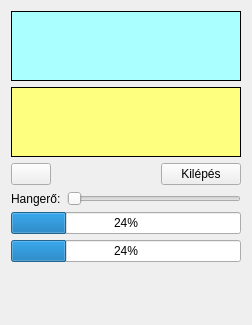
<?xml version="1.0" encoding="UTF-8"?>
<ui version="4.0">
 <class>PlayForm</class>
 <widget class="QWidget" name="PlayForm">
  <property name="geometry">
   <rect>
    <x>0</x>
    <y>0</y>
    <width>248</width>
    <height>325</height>
   </rect>
  </property>
  <property name="windowTitle">
   <string>Form</string>
  </property>
  <layout class="QVBoxLayout" name="verticalLayout">
   <item>
    <widget class="QLabel" name="textSrc">
     <property name="minimumSize">
      <size>
       <width>230</width>
       <height>70</height>
      </size>
     </property>
     <property name="styleSheet">
      <string notr="true">background-color: rgb(170, 255, 255);</string>
     </property>
     <property name="frameShape">
      <enum>QFrame::Box</enum>
     </property>
     <property name="text">
      <string/>
     </property>
     <property name="textFormat">
      <enum>Qt::AutoText</enum>
     </property>
     <property name="alignment">
      <set>Qt::AlignLeading|Qt::AlignLeft|Qt::AlignTop</set>
     </property>
     <property name="wordWrap">
      <bool>true</bool>
     </property>
     <property name="textInteractionFlags">
      <set>Qt::NoTextInteraction</set>
     </property>
    </widget>
   </item>
   <item>
    <widget class="QLabel" name="textTrgt">
     <property name="minimumSize">
      <size>
       <width>230</width>
       <height>70</height>
      </size>
     </property>
     <property name="styleSheet">
      <string notr="true">background-color: rgb(255, 255, 127);</string>
     </property>
     <property name="frameShape">
      <enum>QFrame::Box</enum>
     </property>
     <property name="text">
      <string/>
     </property>
     <property name="textFormat">
      <enum>Qt::AutoText</enum>
     </property>
     <property name="alignment">
      <set>Qt::AlignLeading|Qt::AlignLeft|Qt::AlignTop</set>
     </property>
     <property name="wordWrap">
      <bool>true</bool>
     </property>
     <property name="textInteractionFlags">
      <set>Qt::NoTextInteraction</set>
     </property>
    </widget>
   </item>
   <item>
    <layout class="QHBoxLayout" name="buttonsLayout">
     <item>
      <widget class="QPushButton" name="btnPlay">
       <property name="toolTip">
        <string>Lejátszás</string>
       </property>
       <property name="text">
        <string/>
       </property>
      </widget>
     </item>
     <item>
      <spacer name="horizontalSpacer">
       <property name="orientation">
        <enum>Qt::Horizontal</enum>
       </property>
       <property name="sizeHint" stdset="0">
        <size>
         <width>40</width>
         <height>20</height>
        </size>
       </property>
      </spacer>
     </item>
     <item>
      <widget class="QPushButton" name="btnExit">
       <property name="toolTip">
        <string>Kilépés a programból</string>
       </property>
       <property name="text">
        <string>Kilépés</string>
       </property>
      </widget>
     </item>
    </layout>
   </item>
   <item>
    <layout class="QHBoxLayout" name="volumeLayout">
     <item>
      <widget class="QLabel" name="label">
       <property name="text">
        <string>Hangerő:</string>
       </property>
       <property name="buddy">
        <cstring>sliderVolume</cstring>
       </property>
      </widget>
     </item>
     <item>
      <widget class="QSlider" name="sliderVolume">
       <property name="toolTip">
        <string>Hangerő</string>
       </property>
       <property name="maximum">
        <number>100</number>
       </property>
       <property name="orientation">
        <enum>Qt::Horizontal</enum>
       </property>
       <property name="invertedAppearance">
        <bool>false</bool>
       </property>
       <property name="invertedControls">
        <bool>false</bool>
       </property>
      </widget>
     </item>
    </layout>
   </item>
   <item>
    <layout class="QVBoxLayout" name="progressLayout">
     <item>
      <widget class="QProgressBar" name="progWords">
       <property name="value">
        <number>24</number>
       </property>
      </widget>
     </item>
     <item>
      <widget class="QProgressBar" name="progList">
       <property name="value">
        <number>24</number>
       </property>
      </widget>
     </item>
    </layout>
   </item>
   <item>
    <spacer name="verticalSpacer">
     <property name="orientation">
      <enum>Qt::Vertical</enum>
     </property>
     <property name="sizeHint" stdset="0">
      <size>
       <width>20</width>
       <height>40</height>
      </size>
     </property>
    </spacer>
   </item>
  </layout>
 </widget>
 <resources/>
 <connections/>
</ui>
